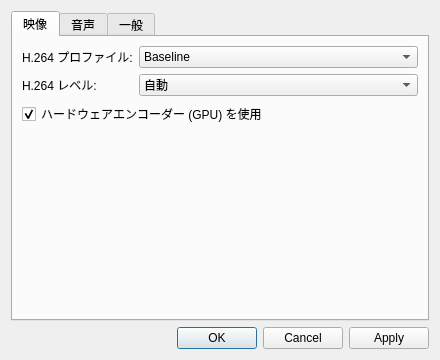
<?xml version="1.0" encoding="UTF-8"?>
<ui version="4.0">
 <class>SettingsDialog</class>
 <widget class="QDialog" name="SettingsDialog">
  <property name="geometry">
   <rect>
    <x>0</x>
    <y>0</y>
    <width>440</width>
    <height>360</height>
   </rect>
  </property>
  <property name="windowTitle">
   <string>設定</string>
  </property>
  <property name="modal">
   <bool>true</bool>
  </property>
  <layout class="QVBoxLayout" name="mainLayout">
   <item>
    <widget class="QTabWidget" name="tabWidget">
     <property name="currentIndex">
      <number>0</number>
     </property>

     <!-- Video Tab -->
     <widget class="QWidget" name="videoTab">
      <attribute name="title">
       <string>映像</string>
      </attribute>
      <layout class="QFormLayout" name="videoFormLayout">
       <item row="0" column="0">
        <widget class="QLabel" name="h264ProfileLabel">
         <property name="text">
          <string>H.264 プロファイル:</string>
         </property>
        </widget>
       </item>
       <item row="0" column="1">
        <widget class="QComboBox" name="h264ProfileCombo">
         <item>
          <property name="text">
           <string>Baseline</string>
          </property>
         </item>
         <item>
          <property name="text">
           <string>Main</string>
          </property>
         </item>
         <item>
          <property name="text">
           <string>High</string>
          </property>
         </item>
        </widget>
       </item>
       <item row="1" column="0">
        <widget class="QLabel" name="h264LevelLabel">
         <property name="text">
          <string>H.264 レベル:</string>
         </property>
        </widget>
       </item>
       <item row="1" column="1">
        <widget class="QComboBox" name="h264LevelCombo">
         <item>
          <property name="text">
           <string>自動</string>
          </property>
         </item>
         <item>
          <property name="text">
           <string>4.0</string>
          </property>
         </item>
         <item>
          <property name="text">
           <string>4.1</string>
          </property>
         </item>
         <item>
          <property name="text">
           <string>4.2</string>
          </property>
         </item>
         <item>
          <property name="text">
           <string>5.0</string>
          </property>
         </item>
         <item>
          <property name="text">
           <string>5.1</string>
          </property>
         </item>
        </widget>
       </item>
       <item row="2" column="0" colspan="2">
        <widget class="QCheckBox" name="hwEncoderCheck">
         <property name="text">
          <string>ハードウェアエンコーダー (GPU) を使用</string>
         </property>
         <property name="checked">
          <bool>true</bool>
         </property>
        </widget>
       </item>
      </layout>
     </widget>

     <!-- Audio Tab -->
     <widget class="QWidget" name="audioTab">
      <attribute name="title">
       <string>音声</string>
      </attribute>
      <layout class="QFormLayout" name="audioFormLayout">
       <item row="0" column="0">
        <widget class="QLabel" name="sampleRateLabel">
         <property name="text">
          <string>サンプルレート:</string>
         </property>
        </widget>
       </item>
       <item row="0" column="1">
        <widget class="QComboBox" name="sampleRateCombo">
         <item>
          <property name="text">
           <string>44100 Hz</string>
          </property>
         </item>
         <item>
          <property name="text">
           <string>48000 Hz</string>
          </property>
         </item>
         <item>
          <property name="text">
           <string>96000 Hz</string>
          </property>
         </item>
        </widget>
       </item>
       <item row="1" column="0">
        <widget class="QLabel" name="bitDepthLabel">
         <property name="text">
          <string>ビット深度:</string>
         </property>
        </widget>
       </item>
       <item row="1" column="1">
        <widget class="QComboBox" name="bitDepthCombo">
         <item>
          <property name="text">
           <string>16ビット</string>
          </property>
         </item>
         <item>
          <property name="text">
           <string>24ビット</string>
          </property>
         </item>
         <item>
          <property name="text">
           <string>32ビット</string>
          </property>
         </item>
        </widget>
       </item>
      </layout>
     </widget>

     <!-- General Tab -->
     <widget class="QWidget" name="generalTab">
      <attribute name="title">
       <string>一般</string>
      </attribute>
      <layout class="QFormLayout" name="generalFormLayout">
       <item row="0" column="0">
        <widget class="QLabel" name="defaultFolderLabel">
         <property name="text">
          <string>既定の出力フォルダ:</string>
         </property>
        </widget>
       </item>
       <item row="0" column="1">
        <layout class="QHBoxLayout" name="folderLayout">
         <item>
          <widget class="QLineEdit" name="defaultFolderEdit"/>
         </item>
         <item>
          <widget class="QPushButton" name="browseFolderBtn">
           <property name="text">
            <string>参照</string>
           </property>
           <property name="maximumSize">
            <size>
             <width>80</width>
             <height>16777215</height>
            </size>
           </property>
          </widget>
         </item>
        </layout>
       </item>
       <item row="1" column="0" colspan="2">
        <widget class="QCheckBox" name="captureCursorCheck">
         <property name="text">
          <string>マウスカーソルをキャプチャ</string>
         </property>
         <property name="checked">
          <bool>true</bool>
         </property>
        </widget>
       </item>
      </layout>
     </widget>
    </widget>
   </item>

   <!-- Dialog Buttons -->
   <item>
    <widget class="QDialogButtonBox" name="buttonBox">
     <property name="standardButtons">
      <set>QDialogButtonBox::Ok|QDialogButtonBox::Cancel|QDialogButtonBox::Apply</set>
     </property>
    </widget>
   </item>
  </layout>
 </widget>
 <resources/>
 <connections/>
</ui>
